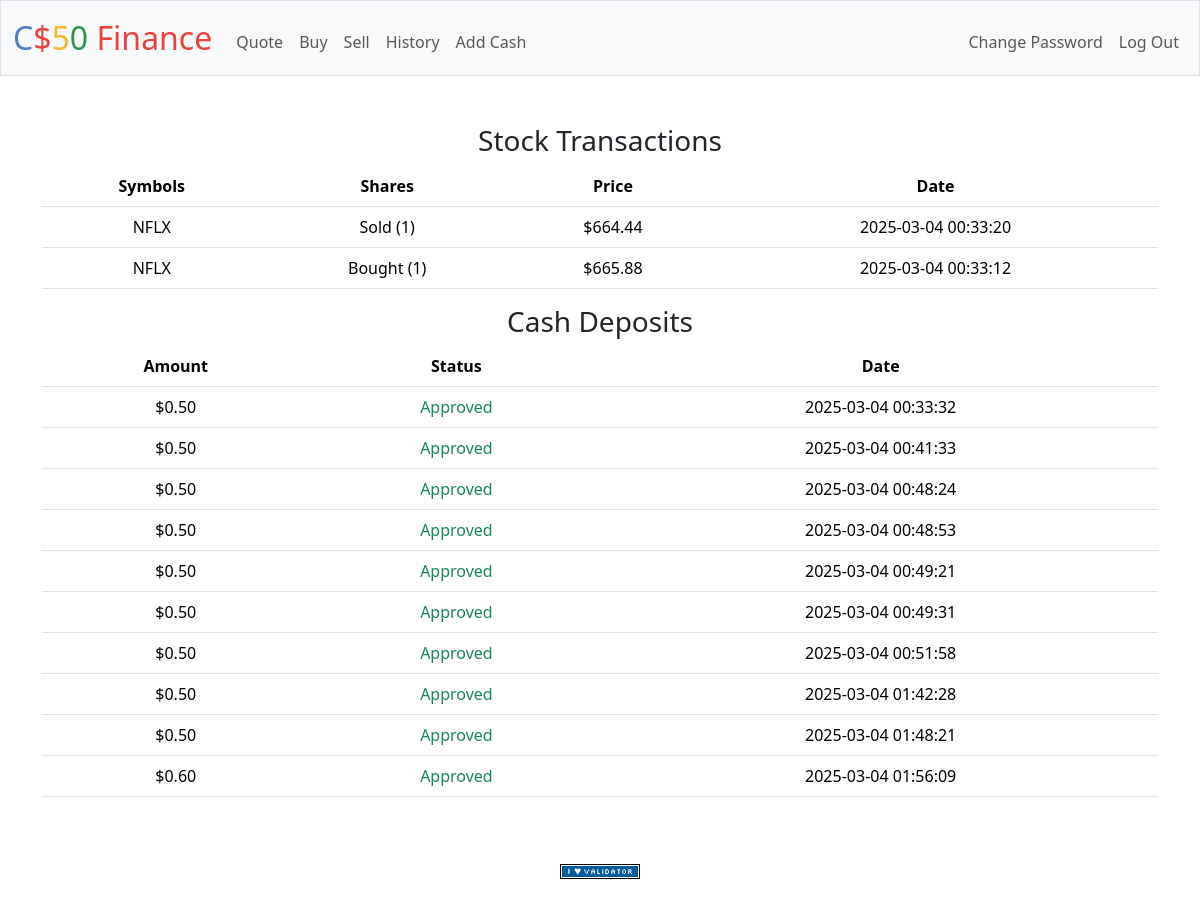
The page /history (signed in) on the database its author committed.
### tables this page shows
CREATE TABLE "transactions" (
    id INTEGER PRIMARY KEY AUTOINCREMENT NOT NULL,
    user_id INTEGER NOT NULL,
    symbol TEXT NOT NULL,
    shares INTEGER NOT NULL,
    price NUMERIC NOT NULL,
    transacted TIMESTAMP DEFAULT CURRENT_TIMESTAMP NOT NULL,
    type TEXT NOT NULL DEFAULT 'BUY', timestamp DATETIME,
    FOREIGN KEY(user_id) REFERENCES users(id)
);

CREATE TABLE cash_transactions (
    id INTEGER PRIMARY KEY AUTOINCREMENT,
    user_id INTEGER NOT NULL,
    amount REAL NOT NULL,
    status TEXT CHECK(status IN ('Pending', 'Approved', 'Denied')) DEFAULT 'Pending',
    timestamp DATETIME DEFAULT CURRENT_TIMESTAMP,
    FOREIGN KEY(user_id) REFERENCES users(id)
);

### app.py (the view)
@app.route("/history")
@login_required
def history():
    user_id = session.get("user_id")
    if not user_id:
        flash("User not logged in.", "danger")
        return redirect(url_for("login"))
    try:
        transactions = db.execute("SELECT symbol, shares, price, transacted FROM transactions WHERE user_id = ? ORDER BY transacted DESC", user_id)
        cash_transactions = db.execute("SELECT amount, status, timestamp FROM cash_transactions WHERE user_id = ?", user_id)
    except Exception as e:
        flash(f"Error fetching history: {str(e)}", "danger")
        return redirect(url_for("index"))
    return render_template("history.html", transactions=transactions, cash_transactions=cash_transactions)

### app.py (called while the page is built)
@app.after_request
def after_request(response):
    response.headers["Cache-Control"] = "no-cache, no-store, must-revalidate"
    response.headers["Expires"] = 0
    response.headers["Pragma"] = "no-cache"
    return response

### helpers.py (called while the page is built)
def login_required(f):
    @wraps(f)
    def decorated_function(*args, **kwargs):
        if session.get("user_id") is None:
            return redirect("/login")
        return f(*args, **kwargs)
    return decorated_function

### templates/history.html (shortened to what this page needs)
{% extends "layout.html" %}
{% block main %}
<h3>Stock Transactions</h3>
<table class="table">
    <thead>
        <tr>
            <th scope="col">Symbols</th>
            <th scope="col">Shares</th>
            <th scope="col">Price</th>
            <th scope="col">Date</th>
        </tr>
    </thead>
    <tbody>
        {% for stock in transactions %}
        <tr>
            <td>{{ stock.symbol }}</td>
            <td>
                {% if stock.shares < 0 %} Sold ({{ -stock.shares }}) {% else %} Bought ({{ stock.shares }}) {% endif %}
                    </td>
            <td>${{ "%.2f"|format(stock.price) }}</td>
            <td> {{ stock.transacted  }} {{ stock.timestamp }}</td>
        </tr>
        {% endfor %}
    </tbody>
</table>
<h3>Cash Deposits</h3>
<table class="table">
    <thead>
        <tr>
            <th scope="col">Amount</th>
            <th scope="col">Status</th>
            <th scope="col">Date</th>
        </tr>
    </thead>
    <tbody>
        {% for cash in cash_transactions %}
        <tr>
            <td>${{ "%.2f"|format(cash.amount) }}</td>
            <td>
                {% if cash.status == "Approved" %}
                <span class="text-success">Approved</span>
                {% elif cash.status == "Pending" %}
                <span class="text-warning">Pending</span>
                {% else %}
                <span class="text-danger">Denied</span>
                {% endif %}
            </td>
            <td>{{ cash.timestamp }}</td>
        </tr>
        {% endfor %}
    </tbody>
</table>
{% endblock %}

### rows shown on the page
transactions: symbol "NFLX", shares "1", price "664.44", transacted "2025-03-04 00:33:20"
transactions: symbol "NFLX", shares "1", price "665.88", transacted "2025-03-04 00:33:12"
cash_transactions: amount "0.50", status "Approved", timestamp "2025-03-04 00:33:32"
cash_transactions: amount "0.50", status "Approved", timestamp "2025-03-04 00:41:33"
cash_transactions: amount "0.50", status "Approved", timestamp "2025-03-04 00:48:24"
cash_transactions: amount "0.50", status "Approved", timestamp "2025-03-04 00:48:53"
cash_transactions: amount "0.50", status "Approved", timestamp "2025-03-04 00:49:21"
cash_transactions: amount "0.50", status "Approved", timestamp "2025-03-04 00:49:31"
cash_transactions: amount "0.50", status "Approved", timestamp "2025-03-04 00:51:58"
cash_transactions: amount "0.50", status "Approved", timestamp "2025-03-04 01:42:28"
cash_transactions: amount "0.50", status "Approved", timestamp "2025-03-04 01:48:21"
cash_transactions: amount "0.60", status "Approved", timestamp "2025-03-04 01:56:09"
